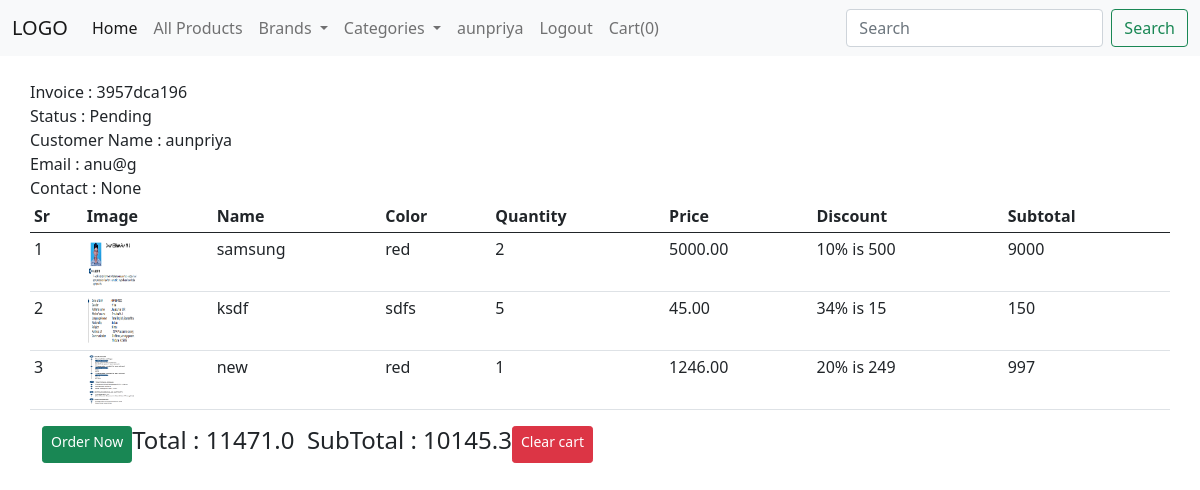
Screenshot of /orders/3957dca196 (signed in) with the database file from the repository.
### shop/customer/models.py (models this page shows, shortened)
class Register(db.Model,UserMixin):
    id=db.Column(db.Integer, primary_key=True)
    name=db.Column(db.String(50), primary_key=False)
    username=db.Column(db.String(50),unique=True)
    email=db.Column(db.String(50),unique=True)
    password=db.Column(db.String(50),unique=False)
    country=db.Column(db.String(50),unique=False)
    state=db.Column(db.String(50),unique=False)
    city=db.Column(db.String(50),unique=False)
    contact=db.Column(db.String(50),unique=False)
    address=db.Column(db.String(50),unique=False)
    zipcode=db.Column(db.String(50),unique=False)
    profile=db.Column(db.String(200),unique=False,default='profile.jpg')
    date_created = db.Column(db.DateTime,nullable=False, default=datetime.utcnow)

class CustomerOrder(db.Model):
    id=db.Column(db.Integer,primary_key=True)
    invoice=db.Column(db.String(10),nullable=False,unique=True)
    status=db.Column(db.String(10),default='Pending',nullable=False)
    customer_id=db.Column(db.Integer,unique=False,nullable=False)
    date_created=db.Column(db.DateTime,default=datetime.utcnow,nullable=False)
    orders=db.Column(db.JSON)

### shop/customer/routes.py (the view)
@app.route('/orders/<invoice>')
@login_required
def orders(invoice):
    if current_user.is_authenticated:
        grandtotal=0
        subtotal=0
        customer_id =current_user.id
        customer = Register.query.filter_by(id=customer_id).first()
        orders = CustomerOrder.query.filter_by(invoice=invoice).first()
        for key,product in orders.orders.items():
                discount=(product['discount']/100)*float(product['price'])
                subtotal+=int(product['quantity'])*(float(product['price'])-discount)
                grandtotal+=float(product['price'])*int(product['quantity'])
    else:
        return redirect(url_for('customerLogin'))
    return render_template('customer/orders.html',invoice=invoice,subtotal=subtotal,grandtotal=grandtotal,customer=customer,
                           orders=orders)

### shop/customer/models.py (called while the page is built)
@login_manager.user_loader
def user_loader(user_id):
    return Register.query.get(user_id)

### shop/templates/customer/orders.html
{% extends 'layout.html' %}
{% block content %}
{% include "_navbar.html" %}
<div class="container">
    <div class="row">
        <br>
        Invoice : {{orders.invoice}}
        <br>
        Status : {{orders.status}}
        <br>
        Customer Name : {{customer.name}}
        <br>
        Email : {{customer.email}}
        <br>
        Contact : {{customer.contact}}
        <br>
        <table class="table table-sm">
            <thead>
                <tr>
                <th>Sr</th>
                <th>Image</th>
                <th>Name</th>
                <th>Color</th>
                <th>Quantity</th>
                <th>Price</th>
                <th>Discount</th>
                <th>Subtotal</th>
            </tr>
            </thead>
            <tbody>
                {% for key,product in orders.orders.items() %}
                {% set discount_price =  product.discount|int *  product.price|int // 100 %}
                {% set subtotal = product.quantity|int * (product.price|int - discount_price|int) %}
                <tr>
                    <td>{{loop.index}}</td>
                    <td><img src="{{ url_for('static', filename='uploads/'+product.image) }}" width="50" height="50"></td>
                    <td>{{product.name}}</td>
                    <td>{{product.colors}}</td>
                    <form action="{{url_for('updatecart',product_id=key)}}" method="post">
                        <td>{{product.quantity}}</td>
                        <td>{{product.price}}</td>
                        <td>{{product.discount}}% is {{discount_price}}</td>
                        <td>{{subtotal}}</td>
                    </form>
                </tr>
                {% endfor %}
            </tbody>
        </table>
        <div class="d-flex">
            <a href="{{url_for('get_order')}}" class="btn btn-sm btn-success">Order Now</a>
            <h4>Total : {{grandtotal}}</h4>&nbsp;&nbsp;&nbsp;
            <h4>SubTotal : {{subtotal}}</h4>
            <a href="{{url_for('clearcart')}}" class="btn btn-sm btn-danger">Clear cart</a>
        </div>
    </div>
</div>
{% endblock content %}

### shop/templates/_navbar.html (shortened to what this page needs)
<nav class="navbar navbar-expand-lg navbar-light bg-light">
    <div class="container-fluid">
      <a class="navbar-brand" href="/">LOGO</a>
      <div class="collapse navbar-collapse" id="navbarSupportedContent">
        <ul class="navbar-nav me-auto mb-2 mb-lg-0">
          <li class="nav-item">
            <a class="nav-link active" aria-current="page" href="/">Home</a>
          </li>
          <li class="nav-item">
            <a class="nav-link" href="/">All Products</a>
          </li>
          <li class="nav-item dropdown">
            <a class="nav-link dropdown-toggle" href="#" id="navbarDropdown" role="button" data-bs-toggle="dropdown" aria-expanded="false">
              Brands
            </a>
          </li>
          <li class="nav-item dropdown">
            <a class="nav-link dropdown-toggle" href="#" id="navbarDropdown" role="button" data-bs-toggle="dropdown" aria-expanded="false">
              Categories
            </a>
          </li>
          {% if current_user.is_authenticated %}
          <li class="nav-item">
            <a class="nav-link" href="{{url_for('customer_logout')}}">{{current_user.name}}</a>
          </li>
          <li class="nav-item">
            <a class="nav-link" href="{{url_for('customer_logout')}}">Logout</a>
          </li>
          {% else %}
          <li class="nav-item">
            <a class="nav-link" href="{{url_for('customerLogin')}}">Login</a>
          </li>
          {% endif %}
          <li class="nav-item">
            <a class="nav-link" href="{{url_for('displaycart')}}">Cart({{session['Shoppingcart']|length}})</a>
          </li>
        </ul>
        <form class="d-flex" action="{{url_for('result')}}">
          <input class="form-control me-2" type="search" placeholder="Search" aria-label="Search" name='q'>
          <button class="btn btn-outline-success" type="submit">Search</button>
        </form>
      </div>
    </div>
  </nav>

### rows the page displays
Register: name "aunpriya", email "anu@g", contact "None"
CustomerOrder: invoice "3957dca196", status "Pending"

### other values shown
{{ session['Shoppingcart']|length }} "0"
{{ product.name }} "samsung" "ksdf" "new"
{{ product.colors }} "red" "sdfs" "red"
{{ product.quantity }} "2" "5" "1"
{{ product.price }} "5000.00" "45.00" "1246.00"
{{ product.discount }} "10" "34" "20"
{{ discount_price }} "500" "15" "249"
{{ subtotal }} "9000" "150" "997"
{{ grandtotal }} "11471.0"
{{ subtotal }} "10145.3"
